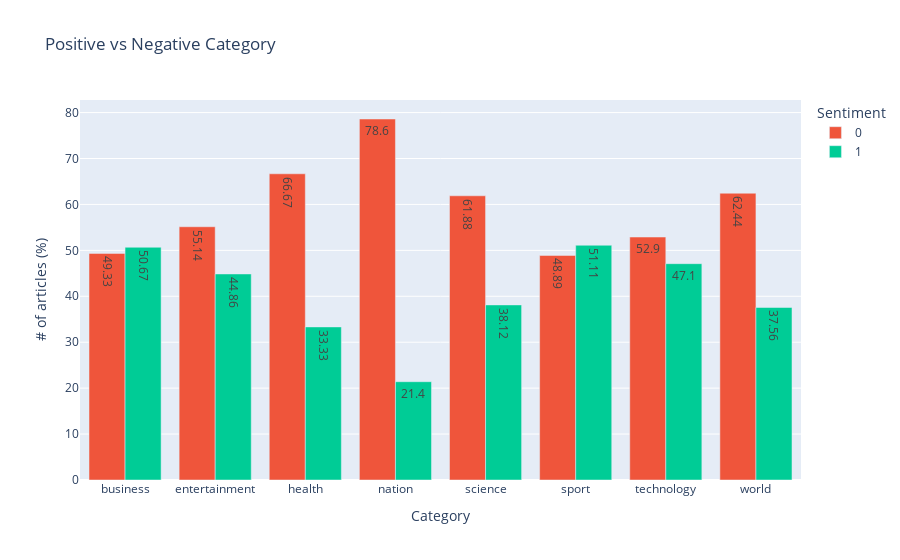

The cell this chart's notebook holds for it:
### Code cell
figCat = px.bar(category_clean, 
                x="category", 
                y="sentiment %",
                text = "sentiment %", 
                barmode="group",
                color="sentiment",
                color_discrete_map={
                    '0': '#ef553b',
                    '1': '#00cc96'
                },
                labels={
                      "category": "Category",
                      "sentiment %": "# of articles (%)",
                      "sentiment": "Sentiment"
                  },
                  title="Positive vs Negative Category"
                )

figCat.show()

### Figure 1 — Plotly figure (JSON) as saved in the notebook; plotly's stock layout.template omitted (floating-point values rounded to 4 significant figures)
{"data": [{"alignmentgroup": "True", "hovertemplate": "Sentiment=0<br>Category=%{x}<br># of articles (%)=%{text}<extra></extra>", "legendgroup": "0", "marker": {"color": "#ef553b"}, "name": "0", "offsetgroup": "0", "orientation": "v", "showlegend": true, "text": [49.33, 55.14, 66.67, 78.6, 61.88, 48.89, 52.9, 62.44], "textposition": "auto", "type": "bar", "x": ["business", "entertainment", "health", "nation", "science", "sport", "technology", "world"], "xaxis": "x", "y": [49.33, 55.14, 66.67, 78.6, 61.88, 48.89, 52.9, 62.44], "yaxis": "y"}, {"alignmentgroup": "True", "hovertemplate": "Sentiment=1<br>Category=%{x}<br># of articles (%)=%{text}<extra></extra>", "legendgroup": "1", "marker": {"color": "#00cc96"}, "name": "1", "offsetgroup": "1", "orientation": "v", "showlegend": true, "text": [50.67, 44.86, 33.33, 21.4, 38.12, 51.11, 47.1, 37.56], "textposition": "auto", "type": "bar", "x": ["business", "entertainment", "health", "nation", "science", "sport", "technology", "world"], "xaxis": "x", "y": [50.67, 44.86, 33.33, 21.4, 38.12, 51.11, 47.1, 37.56], "yaxis": "y"}], "layout": {"barmode": "group", "legend": {"title": {"text": "Sentiment"}, "tracegroupgap": 0}, "title": {"text": "Positive vs Negative Category"}, "xaxis": {"anchor": "y", "domain": [0, 1], "title": {"text": "Category"}}, "yaxis": {"anchor": "x", "domain": [0, 1], "title": {"text": "# of articles (%)"}}}}
